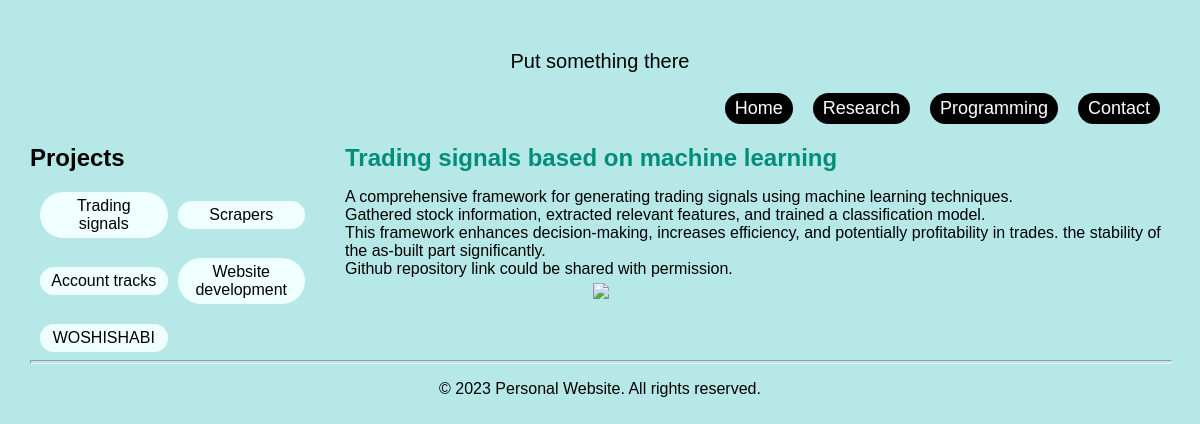
/programming/1, run on the app's committed database.
### tables this page shows
CREATE TABLE programming_projects (
    id INTEGER PRIMARY KEY AUTOINCREMENT,
    title TEXT NOT NULL,
    content TEXT NOT NULL,
    full_title TEXT NOT NULL
);

### app.py (the view)
@app.route('/programming/<int:intro_id>')
def show_intro_2(intro_id):
    db = get_db()
    cursor = db.execute('SELECT * FROM programming_projects')
    intros = cursor.fetchall()
    image_src = url_for('static', filename=f'images/{intro_id}.png')
    return render_template('/programming projects/programming_projects.html',intro=intros[intro_id-1],image_src=image_src)

### app.py (called while the page is built)
def get_db():
    db=getattr(g,'_database', None)
    if db is None:
        db=g._datase=sqlite3.connect(app.config['DATABASE'])
        db.row_factory=sqlite3.Row
    return db

@app.teardown_appcontext
def close_connection(exception):
    db = getattr(g, '_database', None)
    if db is not None:
        db.close()

@app.context_processor
def inject_intros():
    db = get_db()
    research_cursor = db.execute('SELECT * FROM research_projects')
    research_intros = research_cursor.fetchall()
    programming_cursor = db.execute('SELECT * FROM programming_projects')
    programming_intros = programming_cursor.fetchall()
    return dict(research_intros=research_intros, programming_intros=programming_intros)

### templates/programming projects/programming_projects.html (shortened to what this page needs)
<!DOCTYPE html>
{% extends 'base.html' %}
{% block content %}
<html>
<head>
    <link rel="stylesheet" type="text/css" href="{{ url_for('static', filename='styles/main.css') }}">
</head>
<body>
  <div class="grid-container">
    <div class="grid1">
      {% include 'programming projects/project_tree.html'%}
    </div>
    <div class="grid2">
      <div class="wrapper">
        <div class="section">
          <h2>{{ intro['full_title'] }}</h2>
          <p style="white-space: pre-line;">{{ intro['content'] | safe }}</p>
          <img class="fit-picture" src="{{ image_src }}" style="display: block;margin: 0 auto;">
        </div>
      </div>
    </div>
  </div>
        <hr>
  </body>
</html>
{% endblock %}

### templates/base.html (shortened to what this page needs)
<!DOCTYPE html>
<html>
<head>
  <link rel="stylesheet" type="text/css" href="{{ url_for('static', filename='styles/base.css') }}">
</head>
<body>
  <div style="font-size: 20px; text-align: center;">
    <p>Put something there</p>
  </div>
  <div class="nav">
    <a href="/" class="widget">Home</a>
    <a href="/research" class="widget">Research</a>
    <a href="/programming" class="widget">Programming</a>
    <a href="/contact" class="widget">Contact</a>
  </div>
  {% block content %}
  {% endblock %}
</body>
<footer style="text-align:center;">
    <p>&copy; 2023 Personal Website. All rights reserved.</p>
</footer>
</html>

### templates/programming projects/project_tree.html
<link rel="stylesheet" type="text/css" href="{{ url_for('static', filename='styles/main.css') }}">
<h2>Projects</h2>
<div class="project-list" style="grid-template-columns: 1fr 1fr;">
  {% for project in programming_intros %}
  <a href="{{ url_for('show_intro_2', intro_id=project['id']) }}" class="widget" >{{ project['title'] }}</a>
  {% endfor %}
</div>

### static/styles/base.css (style rules this page uses)
.nav a { margin-right: 10px; }
.nav { display: flex; justify-content: flex-end; font-size: large; }
.widget { margin-left: 10px; padding: 5px 10px; background-color: rgb(2, 2, 2); border-radius: 50px; text-decoration: none; color: rgb(255, 255, 255); }

### static/styles/main.css (style rules this page uses)
body { background-color: rgba(67, 197, 197, 0.39); font-family: Arial, sans-serif; margin: 10px; padding: 20px; }
.section { margin-bottom: 30px; text-align: left; }
.section h2 { color: #008d7a; margin-bottom: 10px; text-align: left; }
.section p { margin-bottom: 5px; }
hr { color: blue; height: 2px; width: 100%; margin-left: auto; margin-right: auto; }
.fit-picture { max-width: 100%; max-height: 100%; width: 40%; height: auto; }
.project-list { display: grid; grid-template-columns: 1fr 1fr 1fr; text-align: center; grid-gap: 20px 0px; }
.grid-container { display: grid; grid-template-columns: 1fr 3fr; grid-gap: 0px 40px; }
div.project-list { align-items: center; }
div.project-list a.widget { background-color: azure; text-align: center; color: #000000; }

### data on the page
programming_projects: title "Trading signals", full_title "Trading signals based on machine learning", content "A comprehensive framework for generating trading signals using machine learning techniques. Gathered stock information, extracted relevant features, and trained a classification model. This framework enhances decision-making, increases efficiency, and potentially profitability in trades. the stability of the as-built part significantly. Github repository link could be shared with permission."
programming_projects: title "Scrapers"
programming_projects: title "Account tracks"
programming_projects: title "Website development"
programming_projects: title "WOSHISHABI"
